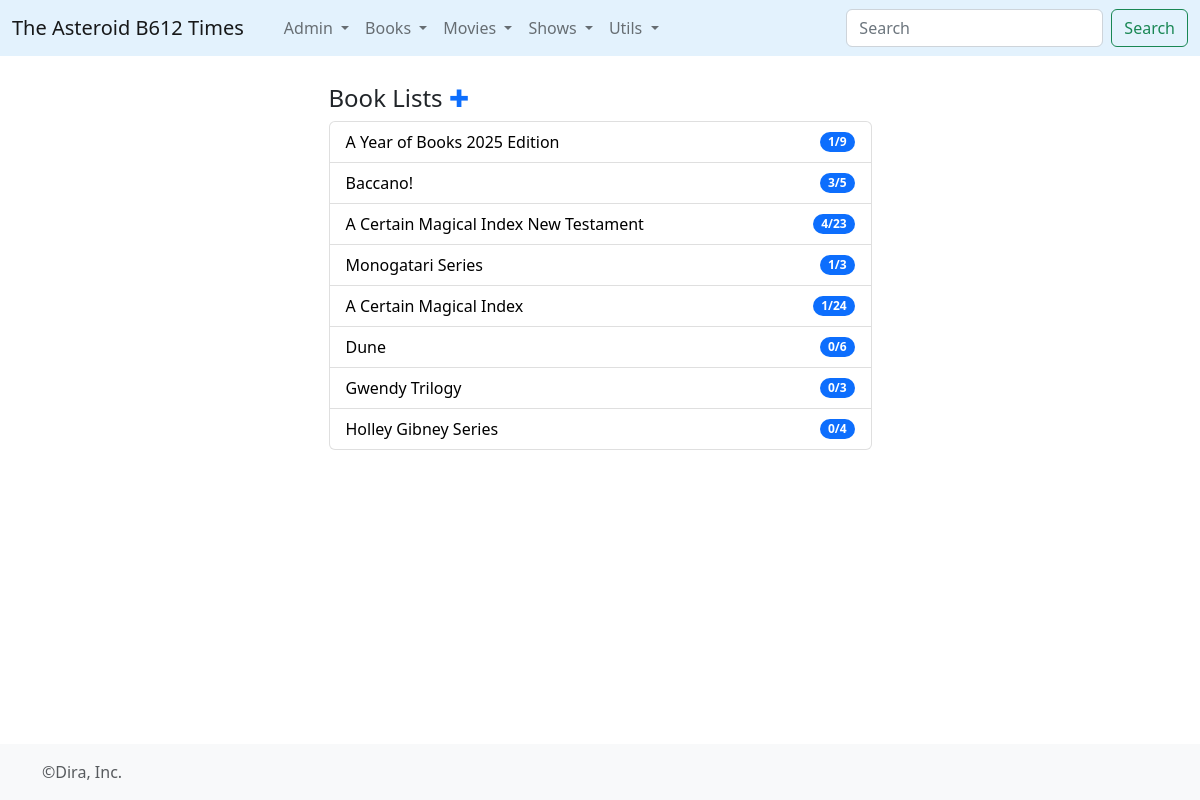
The page /booklists/ on the database its author committed.
### times/models.py (models this page shows, shortened)
class BookList(models.Model):
	listname = models.CharField(max_length=500)
	date_created = models.DateField(auto_now=True)
	listinfo = models.TextField()
	tipo = models.IntegerField(default=0)
	@property
	def conteo(self):
		cont = RelBookList.objects.filter(blist=self).count()
		return cont
	@property
	def lecturas(self):
		n_lecturas = RelBookList.objects.filter(blist=self, bbook__consumo__finish_d__gt=self.date_created).count()
		return n_lecturas

### times/views.py (the view)
# urls.py: path('booklists/', views.booklists, name='booklists'),
def booklists(request):
	listas = BookList.objects.raw("""
                select
                a.*
                from
                times_booklist a
                left join (
                select
                    a.blist_id,
                    max(c.finish_d) max_f
                from
                    times_relbooklist a
                    inner join times_book b
                    on a.bbook_id = b.id
                    inner join times_consumo c
                    on b.id = volume_id
                group by
                    a.blist_id ) b
                on a.id = b.blist_id
                order by
                ifnull(b.max_f,'1999-12-31') desc, a.id desc
	""")
	return render(request,'booklists.html',{'listas':listas})

### times/templates/booklists.html (shortened to what this page needs)
{% extends 'base_forms.html' %}
{% block contenido %}
<article>
	<h4>Book Lists <a href="/addbookcoleccion" style="text-decoration:none;">&#x271A;</a></h4>
	  <ul class="list-group">
        {% for l in listas %}
          <li class="list-group-item d-flex justify-content-between align-items-center">
          <a href="{% url 'booklist' l.id %}" style="color:black; text-decoration: none;"> {{l.listname}}</a>
            <span class="badge bg-primary rounded-pill">{{l.lecturas}}/{{l.conteo}}</span>
          </li>
        {% endfor %}
      </ul>
</article>
<br>
{% endblock%}

### rows shown on the page
BookList: listname "A Year of Books 2025 Edition", lecturas "1", conteo "9"
BookList: listname "Baccano!", lecturas "3", conteo "5"
BookList: listname "A Certain Magical Index New Testament", lecturas "4", conteo "23"
BookList: listname "Monogatari Series", lecturas "1", conteo "3"
BookList: listname "A Certain Magical Index", lecturas "1", conteo "24"
BookList: listname "Dune", lecturas "0", conteo "6"
BookList: listname "Gwendy Trilogy", lecturas "0", conteo "3"
BookList: listname "Holley Gibney Series", lecturas "0", conteo "4"
